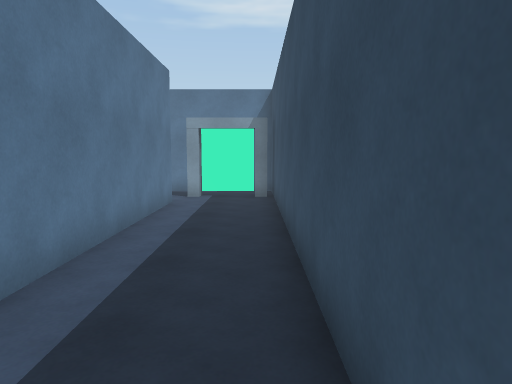
view 1 (above)

24 first-person views from a walk through a Unity game level. The camera is 1.5 m above the floor, tilts 6° down and sees 70° across. The floor is counted in squares, 1 m on a side. Each view is taken from the middle of a square. On the plan, view 1 faces up. The plan holds only what a view shows up to about 16 squares ahead; the rest is blank. The place goes on beyond the plan. The player character is not drawn. Some animated figures are not drawn.

view 2
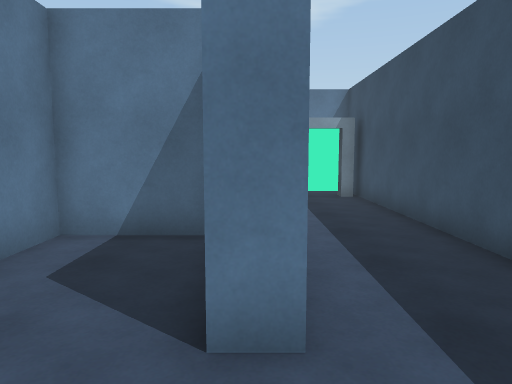

view 3
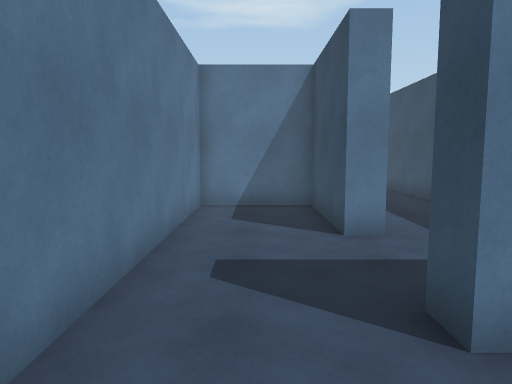

view 4
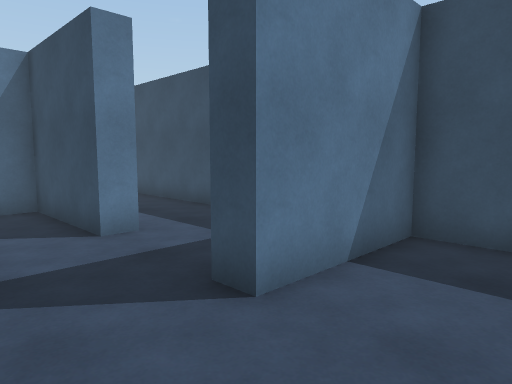

view 5
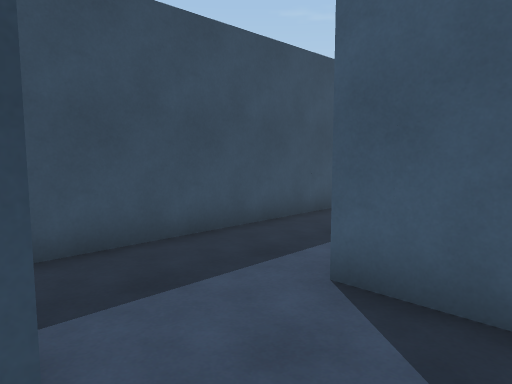

view 6
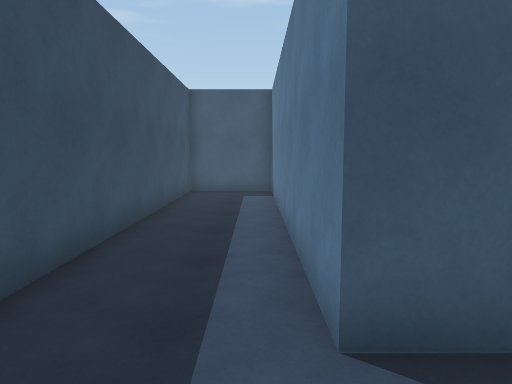

view 7
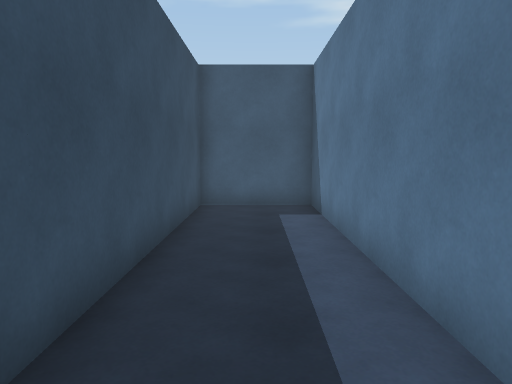

view 8
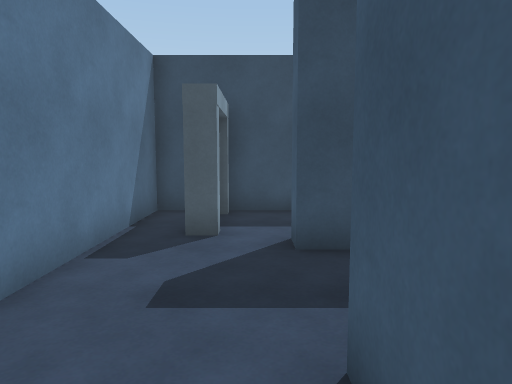

view 9
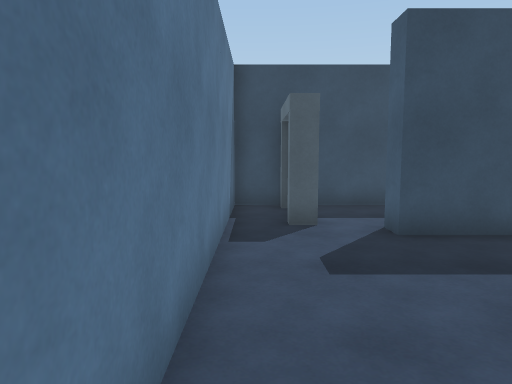

view 10
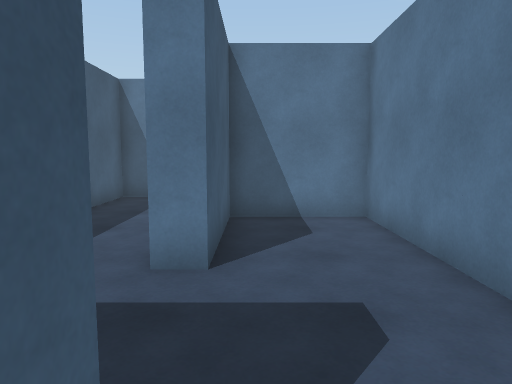

view 11
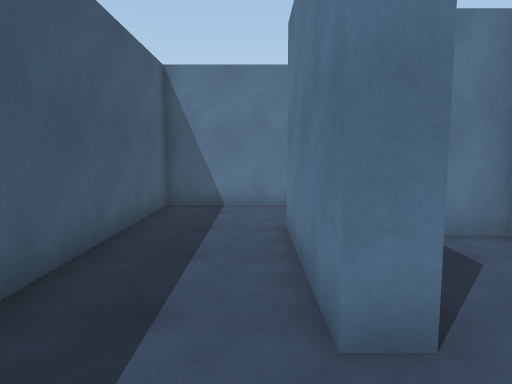

view 12
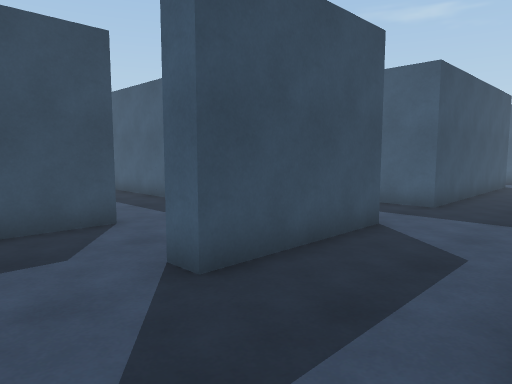

view 13
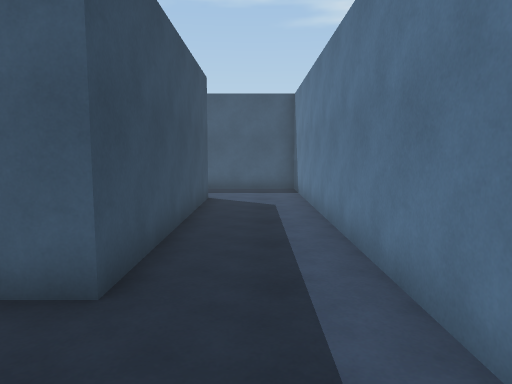

view 14
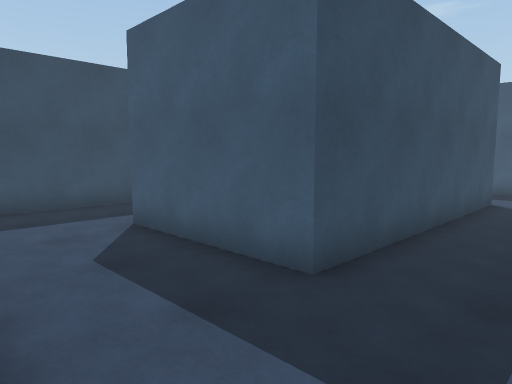

view 15
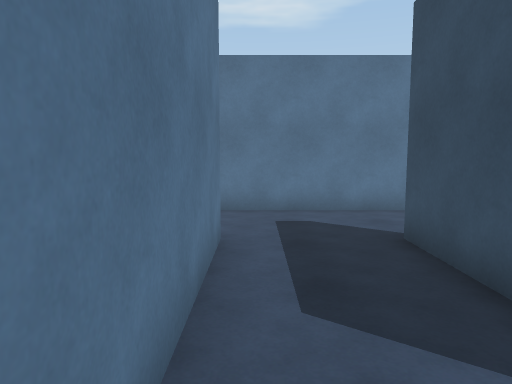

view 16
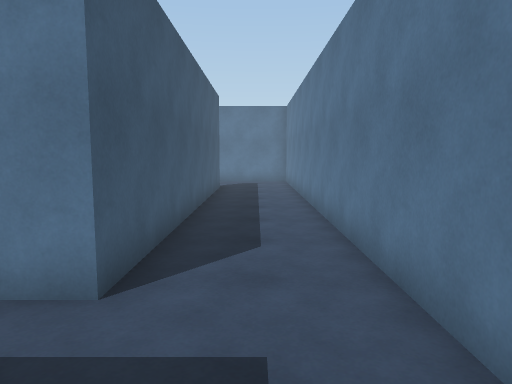

view 17
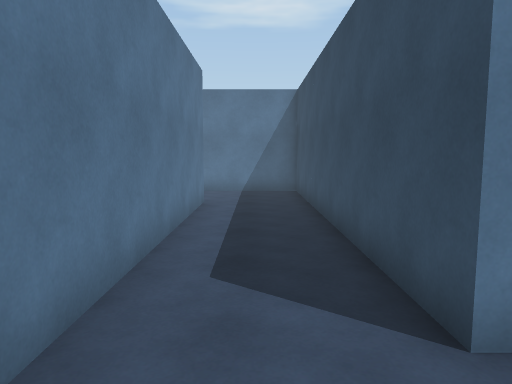

view 18
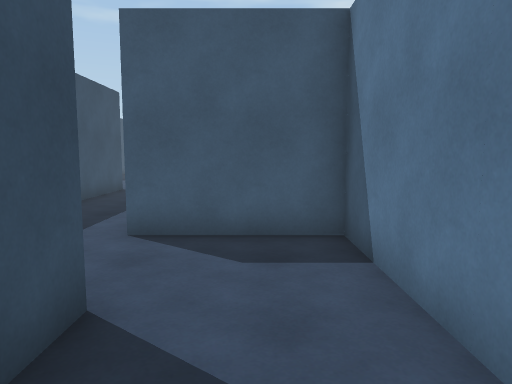

view 19
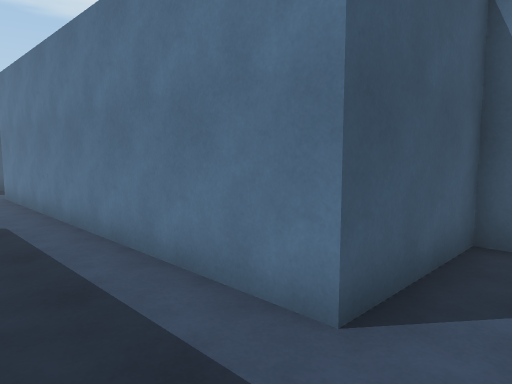

view 20
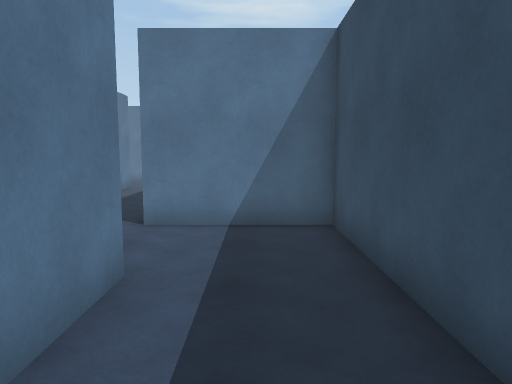

view 21
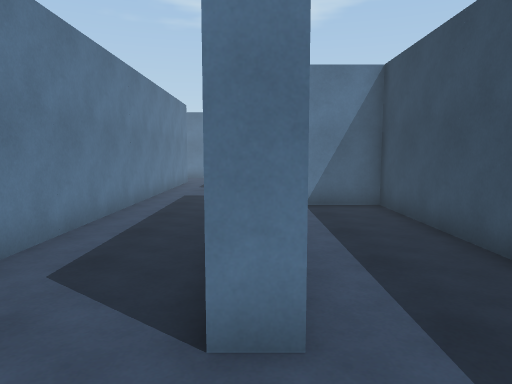

view 22
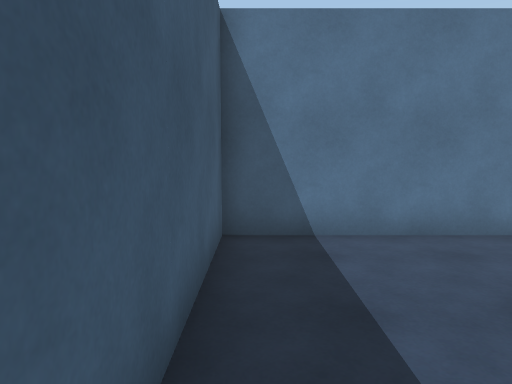

view 23
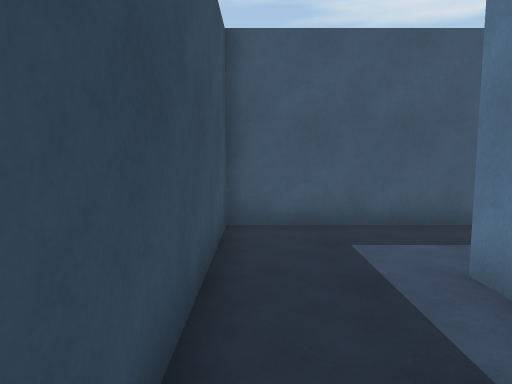

view 24
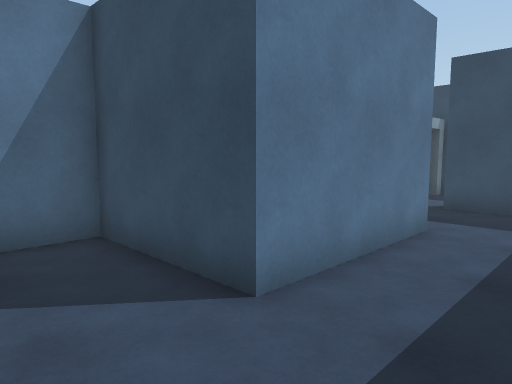

### Floor plan
Points are (right, up) in squares from view 1. A wall is a line through its corners. A room is listed if a view was taken in it or the views show most of it. See-through windows are left out.
Room 1 (views 1, 2, 3, 4, 5, 6, 7, 8, 9, 10, 11, 12, 13, 14, 15, 16, 17, 18, 19, 20, 21, 22, 23, 24)
walls: (-15.4, 6.5) (-15.4, 11.4) (-14.6, 11.4); (-2.5, 2.6) (-3.4, 2.6) (-3.4, 6.6) (-6.6, 6.6) (-6.6, -1.9); (-14.6, -4.6) (-14.6, -5.4) (-15.4, -5.4) (-15.4, 3.4) (-10.6, 3.4) (-10.6, -8.6) (-6.6, -8.6) (-6.6, -17.5); (-4.5, -4.6) (-2.6, -4.6) (-2.6, -16.6) (0.6, -16.6) (0.6, -1.4) (-3.4, -1.4) (-3.4, -0.6); (-3.4, 9.2) (-3.4, 11.4) (-2.6, 11.4) (-2.6, 3.6); (-14.6, 11) (-14.6, 7.4) (-4, 7.4); (0.6, 0.8) (0.6, 14.6) (-10.6, 14.6) (-10.6, 11.4) (-6.6, 11.4) (-6.6, 10.6) (-11.4, 10.6) (-11.4, 14.6) (-31.1, 14.6); (-3.4, -10.9) (-3.4, -5.4) (-7.4, -5.4) (-7.4, 6.6) (-11.1, 6.6); (-0.5, 13) (-1.5, 13); (-3.4, -17.4) (-3.4, -13.6); (-30.9, 11.4) (-18.6, 11.4) (-18.6, -8.6) (-11.4, -8.6) (-11.4, 2.6) (-13.5, 2.6)
objects: other object (-2, 13); other object (0, 13)

Where each view was taken, in squares from view 1:
view 1: 0 up, 0 right, facing up
view 2: 0 up, 3 left, facing up
view 3: 4 down, 5 left, facing up
view 4: 4 down, 6 left, facing up-right
view 5: 1 down, 5 left, facing down-right
view 6: 2 down, 2 left, facing down
view 7: 6 down, 1 left, facing down
view 8: 12 up, 9 left, facing right
view 9: 14 up, 10 left, facing right
view 10: 12 up, 2 left, facing left
view 11: 10 up, 4 left, facing left
view 12: 14 up, 19 left, facing down-right
view 13: 7 up, 17 left, facing down
view 14: 7 up, 18 left, facing down-right
view 15: 5 up, 18 left, facing up
view 16: 13 up, 15 left, facing left
view 17: 8 down, 9 left, facing up
view 18: 2 down, 9 left, facing down
view 19: 7 down, 4 left, facing down-left
view 20: 13 down, 5 left, facing up
view 21: 8 down, 15 left, facing up
view 22: 8 down, 12 left, facing left
view 23: 1 down, 12 left, facing down
view 24: 8 up, 14 left, facing up-right
